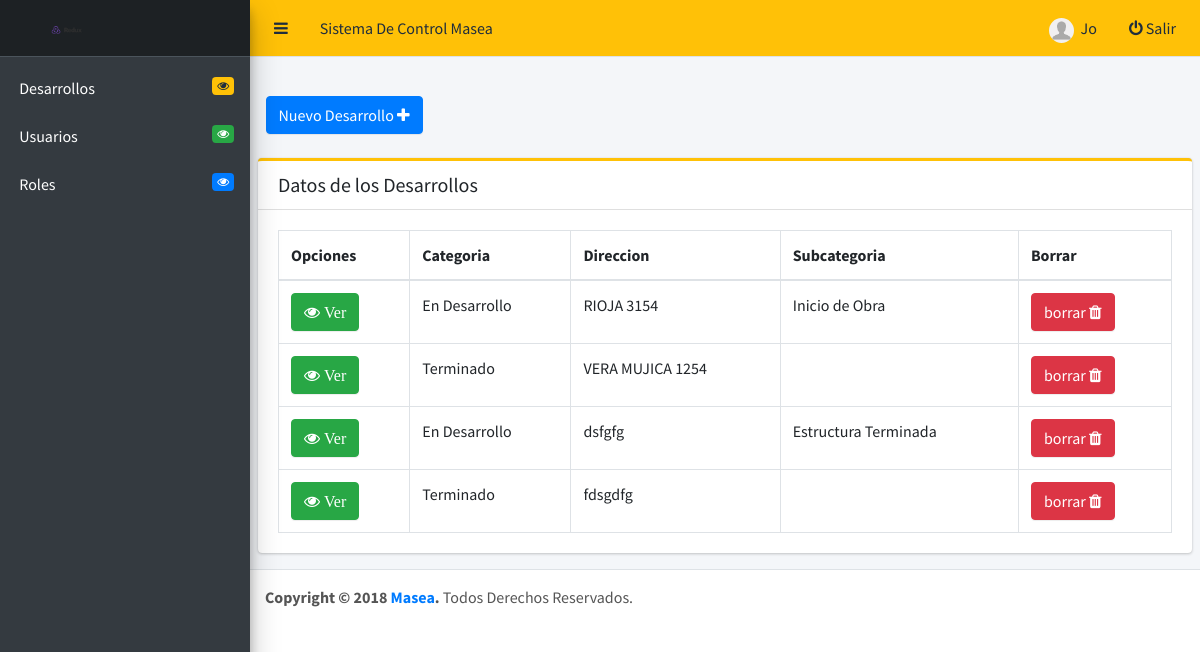
Page /account/dashboard?i=Desarrollos (signed in) on the committed database.
### tables this page shows
CREATE TABLE `users` (
  `user_id` int(11) NOT NULL,
  `idrole` int(11) NOT NULL,
  `username` text NOT NULL,
  `email` text NOT NULL,
  `password` text NOT NULL,
  `condicion` int(11) NOT NULL
);

CREATE TABLE `desarrollos` (
  `id` int(10) UNSIGNED NOT NULL,
  `idcategoria` int(10) UNSIGNED NOT NULL,
  `idsubcategoria` int(10) UNSIGNED NOT NULL,
  `direccion` varchar(150) NOT NULL,
  `precio_por_metro` varchar(11) NOT NULL,
  `descripcion` text,
  `latitud` double DEFAULT NULL,
  `longitud` double DEFAULT NULL,
  `detalle_de_entrega` text NOT NULL,
  `condicion` tinyint(1) NOT NULL DEFAULT '1',
  `created_at` timestamp NULL DEFAULT NULL,
  `updated_at` timestamp NULL DEFAULT NULL
);

### core/init.php (called while the page is built, shortened)
<?php
    include 'database/connection.php';
    include 'classes/user.php';
    include 'classes/desarrollo.php';
    global $pdo;
    $getFromU = new User($pdo);
    $getFromD = new Desarrollo($pdo);
 ?>

### core/classes/user.php (called while the page is built, shortened)
<?php
    class User
    {
        protected $pdo;
        function __construct($pdo)
        {
            $this->pdo = $pdo;
        }
        public function userData($user_id){
            $stmt = $this->pdo->prepare("SELECT * FROM `users` WHERE `user_id` = :user_id ");
            $stmt->bindParam(":user_id", $user_id, PDO::PARAM_INT);
            $stmt->execute();
            return $stmt->fetch(PDO::FETCH_OBJ);
        }
    }
?>

### core/classes/desarrollo.php (called while the page is built, shortened)
<?php
    class Desarrollo
    {
        protected $pdo;
        function __construct($pdo)
        {
            $this->pdo = $pdo;
        }
        public function selectDesarrollos(){
            $stmt = $this->pdo->prepare("SELECT * FROM `desarrollos` ");
            $stmt->execute();
            $desarrollos = $stmt->fetchAll(PDO::FETCH_OBJ);
            return $desarrollos;
        }
    }
?>

### includes/userInfo.php (the view, shortened to what this page needs)
<?php if ($_GET['i']=='Users' && ($user->idrole == 1)) {
    if (isset($_POST['delete'])) {
      $user_id  = $_POST['user_id'];
      if ($_SESSION['user_id'] == $user_id) {
        echo '<script>
          swal({
            title : "¡Error!",
            text: "¡No se puede Borrar este usuario!",
            type: "error",
            confirmButtonText: "Cerrar",
            closeOnConfirm: false
            },
            function(isConfirm){
              if(isConfirm){
                history.back();
              }
            }
          );
        </script>';
      }else{
        $response = $getFromU->deleteUser($user_id);
        if ($response == "ok") {
            echo '<script>
                swal({
                  title : "¡Ok!",
                  text: "¡Se Borro con exito!",
                  type:"success",
                  confirmButtonText:"Cerrar",
                  closeOnConfirm: false
                  },
                  function(isConfirm){
                    if(isConfirm){
                      history.back();
                  }
                });
              </script>';
          }else{
            echo '<script>
            swal({
              title : "¡Error!",
              text: "¡Hubo un error al borrar este usuario!",
              type: "error",
              confirmButtonText: "Cerrar",
              closeOnConfirm: false
              },
              function(isConfirm){
                if(isConfirm){
                  history.back();
                }
              }
            );
          </script>';
          }
    }
  }
  if (isset($_POST['editUser'])) {
    $user_id  = $_POST['user_id'];
    $role     = $_POST['edit_role'];
    $username = $_POST['edit_username'];
    $email    = $_POST['edit_email'];
    $password = $_POST['edit_password'];
    if (empty($email)) {
      echo '<script>
        swal({
          title : "¡Error!",
          text: "¡el campo email no puede estar vacio!",
          type: "error",
          confirmButtonText: "Cerrar",
          closeOnConfirm: false
          },
          function(isConfirm){
            if(isConfirm){
              history.back();
            }
          }
        );
      </script>';
    }else{
      $role     = $getFromU->checkInput($role);
      $username = $getFromU->checkInput($username);
      $email    = $getFromU->checkInput($email);
      $password = $getFromU->checkInput($password);
      $password = md5($password);
      $response = $getFromU->updateUser($user_id, $role, $username, $email, $password);
      if ($response == "ok") {
        echo '<script>
            swal({
              title : "¡Ok!",
              text: "¡Se registro con exito!",
              type:"success",
              confirmButtonText:"Cerrar",
              closeOnConfirm: false
              },
              function(isConfirm){
                if(isConfirm){
                  history.back();
              }
            });
          </script>';
      }else{
        echo '<script>
        swal({
          title : "¡Error!",
          text: "¡Hubo un error al actualizar los datos!",
          type: "error",
          confirmButtonText: "Cerrar",
          closeOnConfirm: false
          },
          function(isConfirm){
            if(isConfirm){
              history.back();
            }
          }
        );
      </script>';
      }
    }
  }
?>
  <div class="col-sm-6">
    <a href="#addUsers" data-toggle="modal" class="text-white"><button class="btn btn-success "> Agregar Usuario  <i class="fa fa-plus"></i></button></a>
  </div><br>
  <div class="card card-success card-outline">
    <div class="card-header">
      <h3 class="card-title">Datos de Usuarios</h3>
    </div>
    <div class="card-body">
      <table id="example2" class="table table-bordered table-hover">
        <thead>
        <tr>
          <th>Cargo</th>
          <th>Nombre</th>
          <th>email</th>
          <th>Opciones</th>
        </tr>
        </thead>
        <tbody>
          <?php foreach ($users as $u) { ?>
            <tr>
              <td>
                <?php
                  if ($u->idrole == 1) {
                    echo "Administrador";
                  }else if ($u->idrole == 2) {
                    echo "Empleado";
                  }
                ?>
              </td>
              <td><?php echo $u->username ; ?> </td>
              <td><?php echo $u->email ; ?> </td>
              <td>
                <a href="#" data-toggle="modal"  data-target="#user-<?php echo $u->user_id ; ?>"><button class="btn btn-warning "><i class="fa fa-pencil"></i></button></a>
                <div class="float-right">
                  <form action="" method="post">
                    <input type="hidden" name="user_id" value="<?php echo $u->user_id ; ?>">
                    <button class="btn btn-danger" type="submit" name="delete">borrar <i class="fa fa-trash"></i></button>
                  </form>
                </div>
              </td>
            </tr>
            <div class="modal fade sm" id="user-<?php echo $u->user_id; ?>" tabindex="-1" style="margin-top: 50px;">
              <div class="modal-dialog">
                <div class="modal-content card card-primary">
                  <div class="modal-header card-header" >
                    <h5 class="text-center" >Modificacion de Datos de Usuario</h5>
                    <button type="button" class="close text-white" data-dismiss="modal">&times;</button>
                  </div>
                  <div class="modal-body">
                    <form method="post" onsubmit="return userInfo()">
                      <div class="form-group">
                        <label for="username">Seleccione Role<small>(*)</small></label>
                        <select name="edit_role" class="form-control">
                          <option value="<?php echo $u->idrole ; ?>"><?php if ($u->idrole == 1){echo "Administrador";}else{echo "Empleado";}?></option>
                          <option value="">seleccionar Role</option>
                          <?php foreach ($roles as $key) { ?>
                            <option value="<?php echo $key->id; ?>"> <?php echo $key->role; ?></option>
                          <?php } ?>
                        </select>
                      </div>
                        <div class="form-group">
                          <input type="hidden" name="user_id" value="<?php echo $u->user_id ; ?>" class="form-control">
                        </div>
                        <div class="form-group">
                          <label for="username">Nombre Completo<small>(*)</small></label>
                          <input type="text" name="edit_username" class="form-control" value="<?php echo $u->username ; ?>">
                        </div>
                        <div class="form-group">
                          <label for="email">Email <small>(*)</small></label>
                          <input type="email" name="edit_email" class="form-control" placeholder="ingresar email" value="<?php echo $u->email ; ?>">
                        </div>
                        <div class="form-group">
                          <label for="password">Contraseña <small>(*)</small></label>
                          <input type="password" name="edit_password" class="form-control" placeholder="contraseña nueva">
                        </div>
                      <div class="card-footer">
                        <button type="submit" name="editUser" class="btn btn-block btn-warning ">Guardar Cambio</button>
                      </div>
                    </form>
                  </div>
                </div>
              </div>
          <?php } ?>
        <tbody>
      </table>
    </div>
  </div>
<?php
  include "addUserModal.php";
}else if ($_GET['i']=='Desarrollos') {
    if(isset($_GET['id']) && !empty($_GET['id']) ) {
      include ("includes/unDesarrollo.php");
    }else if(isset($_GET['d']) && !empty($_GET['d']) ) {
      include ("includes/setDesarrollo.php");
    }else{
    ?>
      <div class="col-sm-6">
        <a href="<?php echo BASE_URL.'account/dashboard?i=Desarrollos&d=new'; ?>"><button class="btn btn-primary "> Nuevo Desarrollo <i class="fa fa-plus"></i></button>
        </a>
      </div><br>
      <div class="card card-warning card-outline">
        <div class="card-header">
          <h3 class="card-title">Datos de los Desarrollos</h3>
        </div>
        <div class="card-body">
          <table id="example2" class="table table-bordered table-hover">
            <thead>
            <tr>
              <th>Opciones</th>
              <th>Categoria</th>
              <th>Direccion</th>
              <th>Subcategoria</th>
              <th>Borrar</th>
            </tr>
            </thead>
            <tbody>
              <?php foreach ($desarrollos as $d) { ?>
                <tr>
                  <td>
                    <a href="?i=Desarrollos&id=<?php echo $d->id; ?>"><button class="btn btn-success fa fa-eye"> Ver</button></a>
                  </td>
                  <td>
                    <?php
                      if ($d->idcategoria == 1) {
                        echo "Terminado";
                      }else if ($d->idcategoria == 2) {
                        echo "En Desarrollo";
                      }else if ($d->idcategoria == 3){
                        echo "Proximo Desarrollo";
                      }
                    ?>
                  </td>
                  <td><?php echo $d->direccion ; ?> </td>
                  <td>
                    <?php
                      if ($d->idsubcategoria == 1) {
                        echo "Inicio de Obra";
                      }else if ($d->idsubcategoria == 2) {
                        echo "Estructura Terminada";
                      }else if ($d->idsubcategoria == 3){
                        echo "Terminaciones";
                      }else if ($d->idsubcategoria == 4){
                        echo "";
                      }
                    ?>
                    </td>
                    <td>
                      <form action="" method="post">
                        <button type="submit" class="btn btn-danger" name="deleteD">borrar <i class="fa fa-trash"></i></button>
                      </form>
                   </td>
                </tr>
              <?php } ?>
          </table>
        </div>
      </div>
  <?php } }?>

### dashboard.php (shortened to what this page needs)
<?php
	require_once ('core/init.php');
	if ($getFromU->loggedIn() === true) {
    $user_id       = $_SESSION['user_id'];
    $user          = $getFromU->userData($user_id);
    $users         = $getFromU->selectUsers();
    $roles         = $getFromU->selectRoles();
    $desarrollos   = $getFromD->selectDesarrollos();
  }
?>
<!DOCTYPE html>
<html>
<head>
  <link rel="stylesheet" href="https://maxcdn.bootstrapcdn.com/font-awesome/4.4.0/css/font-awesome.min.css">
  <link rel="stylesheet" href="https://code.ionicframework.com/ionicons/2.0.1/css/ionicons.min.css">
  <link rel="stylesheet" href="<?php echo BASE_URL; ?>assets/css/adminlte2.min.css">
   <link rel="stylesheet" href="https://cdnjs.cloudflare.com/ajax/libs/sweetalert/1.1.3/sweetalert.min.css">
</head>
<body class="hold-transition sidebar-mini">
<div class="wrapper">
  <nav class="main-header navbar navbar-expand bg-warning navbar-light border-bottom">
    <ul class="navbar-nav mr-auto">
      <li class="nav-item">
        <a class="nav-link" data-widget="pushmenu" href="#"><i class="fa fa-bars"></i></a>
      </li>
      <li class="nav-item d-none d-sm-inline-block">
        <a href="<?php echo BASE_URL; ?>" class="nav-link">Sistema De Control Masea</a>
      </li>
    </ul>
    <ul class="navbar-nav navbar-right" >
    	<li class="nav-item d-none d-sm-inline-block ">
        <a href="<?php echo BASE_URL; ?>account/setting" class="nav-link ">
         <img src="<?php echo BASE_URL; ?>assets/img/avatar.png" alt="User Avatar" class="img-circle" width="25">
          &nbsp;<?php echo $user->username; ?>
        </a>
      </li>
      <li class="nav-item d-none d-sm-inline-block ">
    		<a href="<?php echo BASE_URL; ?>includes/logout.php"  class="nav-link " style="color:blue;">	<i class="fa fa-power-off" ></i> Salir
    		</a>
      </li>
    </ul>
  </nav>
  <aside class="main-sidebar sidebar-dark-primary elevation-4">
     <a href="<?php echo BASE_URL; ?>" class="brand-link bg-dark" ><span><img src="<?php echo BASE_URL; ?>assets/img/logo3.png" style="margin-left: 40px;" width="40" height=="10"></span>
     </a>
      <nav class="mt-2">
        <ul class="nav nav-pills nav-sidebar flex-column" data-widget="treeview" role="menu" data-accordion="false">
          <?php if (($user->idrole == 1) || ($user->idrole == 2)){ ?>
            <li class="nav-item">
              <a href="?i=Desarrollos" class="nav-link text-white">
                <p>
                  Desarrollos
                  <span class="right badge badge-warning"> <i class="fa fa-eye"></i> </span>
                </p>
              </a>
            </li>
        	<?php } if ($user->idrole == 1) {?>
	          <li class="nav-item has-treeview">
	            <a href="?i=Users" class="nav-link text-white">
	              <p>
	                Usuarios
	                <span class="right badge badge-success"><i class="fa fa-eye"></i></span>
	              </p>
	            </a>
	          </li>
	          <li class="nav-item has-treeview">
	            <a href="?i=Roles" class="nav-link text-white">
	              <p>
	                Roles
	                <span class="right badge badge-primary"><i class="fa fa-eye"></i></span>
	              </p>
	            </a>
	          </li>
        	<?php } ?>
        </ul>
      </nav>
    </div>
  <div class="content-wrapper">
    <section class="content-header">
      <div class="container-fluid">
        <div class="row mb-2">
          <div class="col-sm-6">
          </div>
        </div>
      </div>
    </section>
    <section class="content">
      <div class="row">
        <div class="col-12">
          <?php
            if (isset($_GET['i']) ) {
              include ("includes/userInfo.php");
            }else{
             include ("includes/allDesarrollo.php");
            }
          ?>
        </div>
      </div>
    </section>
  </div>
  <footer class="main-footer">
  <strong>Copyright &copy; 2018 <a href="https://solucionar.com.ar">Masea</a>.</strong> Todos Derechos Reservados.
</body>
</html>

### rows in the picture
users: username "Jo"
desarrollos: shows "En Desarrollo", direccion "RIOJA 3154", shows "Inicio de Obra"
desarrollos: shows "Terminado", direccion "VERA MUJICA 1254"
desarrollos: shows "En Desarrollo", direccion "dsfgfg", shows "Estructura Terminada"
desarrollos: shows "Terminado", direccion "fdsgdfg"
